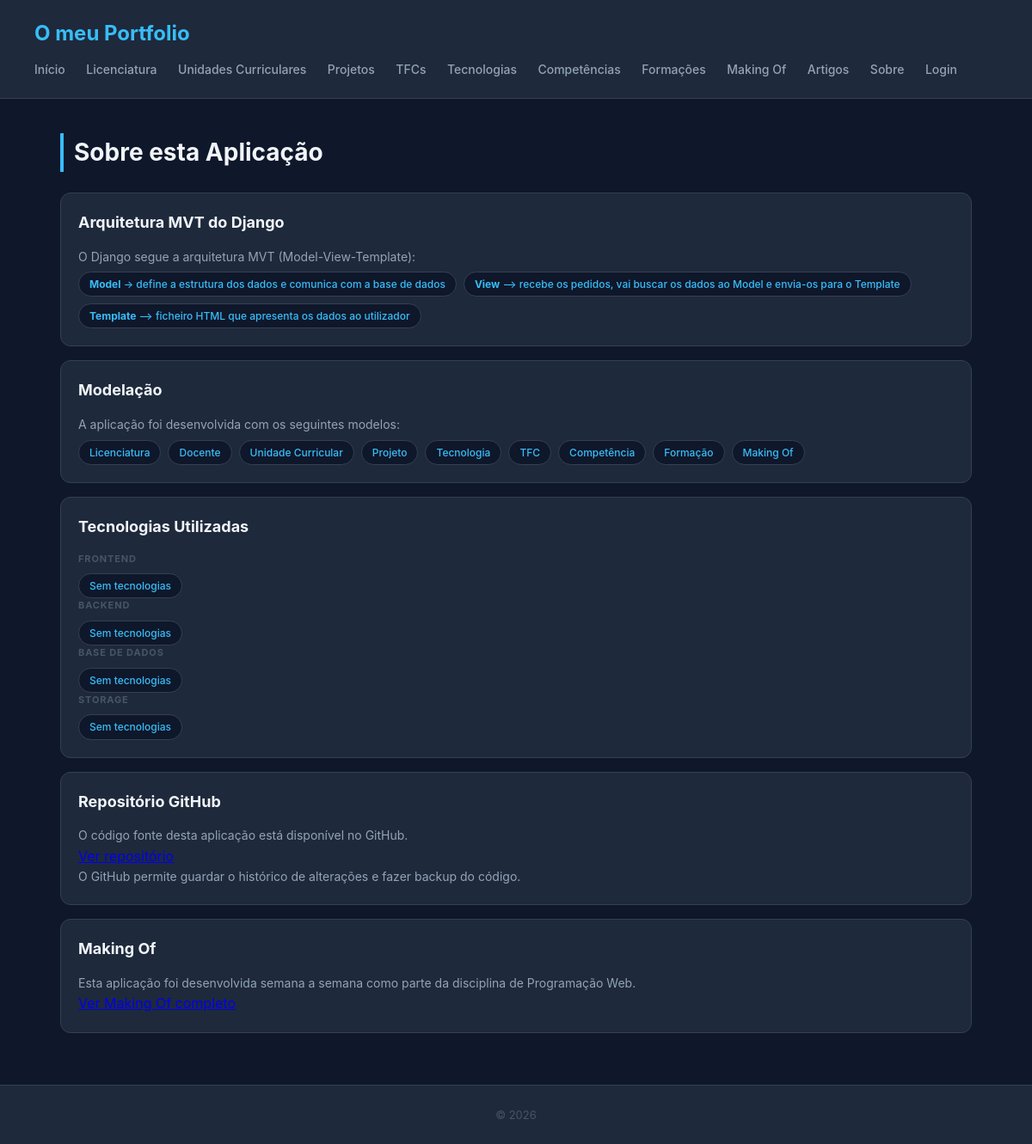
The app's page /sobre/ with its own data.
### portfolio/models.py (models this page shows, shortened)
class TipoTecnologia(models.Model):
    nome = models.CharField(max_length=100)

### portfolio/views.py (the view)
# urls.py: path('sobre/', views.sobre_view, name='sobre'),
def sobre_view(request):
    tipos = TipoTecnologia.objects.prefetch_related('tecnologias').all()
    return render(request, 'portfolio/sobre.html', {'tipos': tipos})

### portfolio/templates/portfolio/sobre.html
{% extends "portfolio/base.html" %}
{% block content %}
<h2>Sobre esta Aplicação</h2>
<section>
    <article>
        <header>
            <h3>Arquitetura MVT do Django</h3>
        </header>
        <section>
            <p>O Django segue a arquitetura MVT (Model-View-Template):</p>
            <ul>
                <li><strong>Model</strong> -> define a estrutura dos dados e comunica com a base de dados</li>
                <li><strong>View</strong> —> recebe os pedidos, vai buscar os dados ao Model e envia-os para o Template</li>
                <li><strong>Template</strong> —> ficheiro HTML que apresenta os dados ao utilizador</li>
            </ul>
        </section>
    </article>
    <article>
        <header>
            <h3>Modelação</h3>
        </header>
        <section>
            <p>A aplicação foi desenvolvida com os seguintes modelos:</p>
            <ul>
                <li>Licenciatura</li>
                <li>Docente</li>
                <li>Unidade Curricular</li>
                <li>Projeto</li>
                <li>Tecnologia</li>
                <li>TFC</li>
                <li>Competência</li>
                <li>Formação</li>
                <li>Making Of</li>
            </ul>
        </section>
    </article>
    <article>
        <header>
            <h3>Tecnologias Utilizadas</h3>
        </header>
        <section>
            {% for tipo in tipos %}
            <h4>{{ tipo.nome }}</h4>
            <ul>
                {% for tec in tipo.tecnologias.all %}
                    <li>{{ tec.nome }} — {{ tec.descricao }}</li>
                {% empty %}
                    <li>Sem tecnologias</li>
                {% endfor %}
            </ul>
            {% endfor %}
        </section>
    </article>
    <article>
        <header>
            <h3>Repositório GitHub</h3>
        </header>
        <section>
            <p>O código fonte desta aplicação está disponível no GitHub.</p>
            <a href=https://github.com/a22408702AfonsoRodrigues/projeto-django target="_blank">Ver repositório</a>
            <p>O GitHub permite guardar o histórico de alterações e fazer backup do código.</p>
        </section>
    </article>
    <article>
        <header>
            <h3>Making Of</h3>
        </header>
        <section>
            <p>Esta aplicação foi desenvolvida semana a semana como parte da disciplina de Programação Web.</p>
            <a href="{% url 'makingof' %}">Ver Making Of completo</a>
        </section>
    </article>
</section>
{% endblock %}

### portfolio/static/portfolio/styles.css (style rules this page uses)
* { box-sizing: border-box; margin: 0; padding: 0; }
body { font-family: "Inter", "Segoe UI", system-ui, sans-serif; background: #0f172a; color: #e2e8f0; line-height: 1.6; }
h2 { font-size: 28px; margin-bottom: 24px; color: #f1f5f9; border-left: 4px solid #38bdf8; padding-left: 12px; }
section > article { background: #1e293b; border: 1px solid #334155; border-radius: 12px; padding: 20px; margin-bottom: 16px; transition: all 0.25s ease; }
article > header h3 { font-size: 18px; color: #f1f5f9; margin-bottom: 4px; }
article > section { margin-top: 14px; }
article > section h4 { font-size: 11px; text-transform: uppercase; letter-spacing: 0.08em; color: #475569; margin-bottom: 8px; }
article > section p { font-size: 14px; color: #94a3b8; }
article > section ul { list-style: none; display: flex; flex-wrap: wrap; gap: 8px; margin-top: 6px; }
article > section ul li { background: #0f172a; border: 1px solid #334155; color: #38bdf8; padding: 4px 12px; border-radius: 999px; font-size: 12px; font-weight: 500; }

### records on screen
TipoTecnologia: nome "FRONTEND"
TipoTecnologia: nome "BACKEND"
TipoTecnologia: nome "BASE DE DADOS"
TipoTecnologia: nome "STORAGE"
